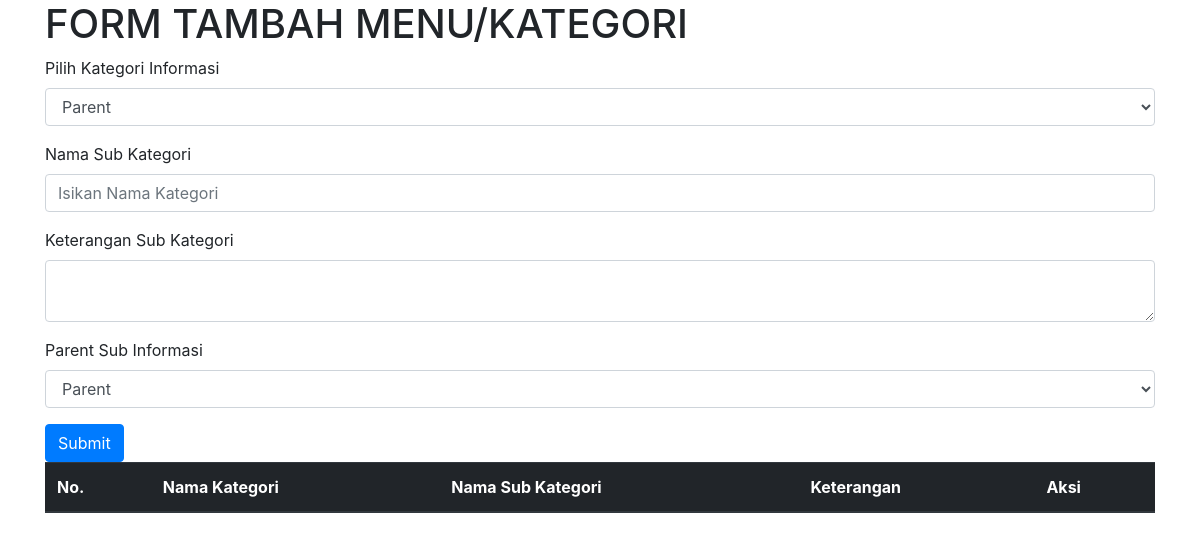
The page /index.php/admin/informasi/sub_kategori on the database as committed earlier.
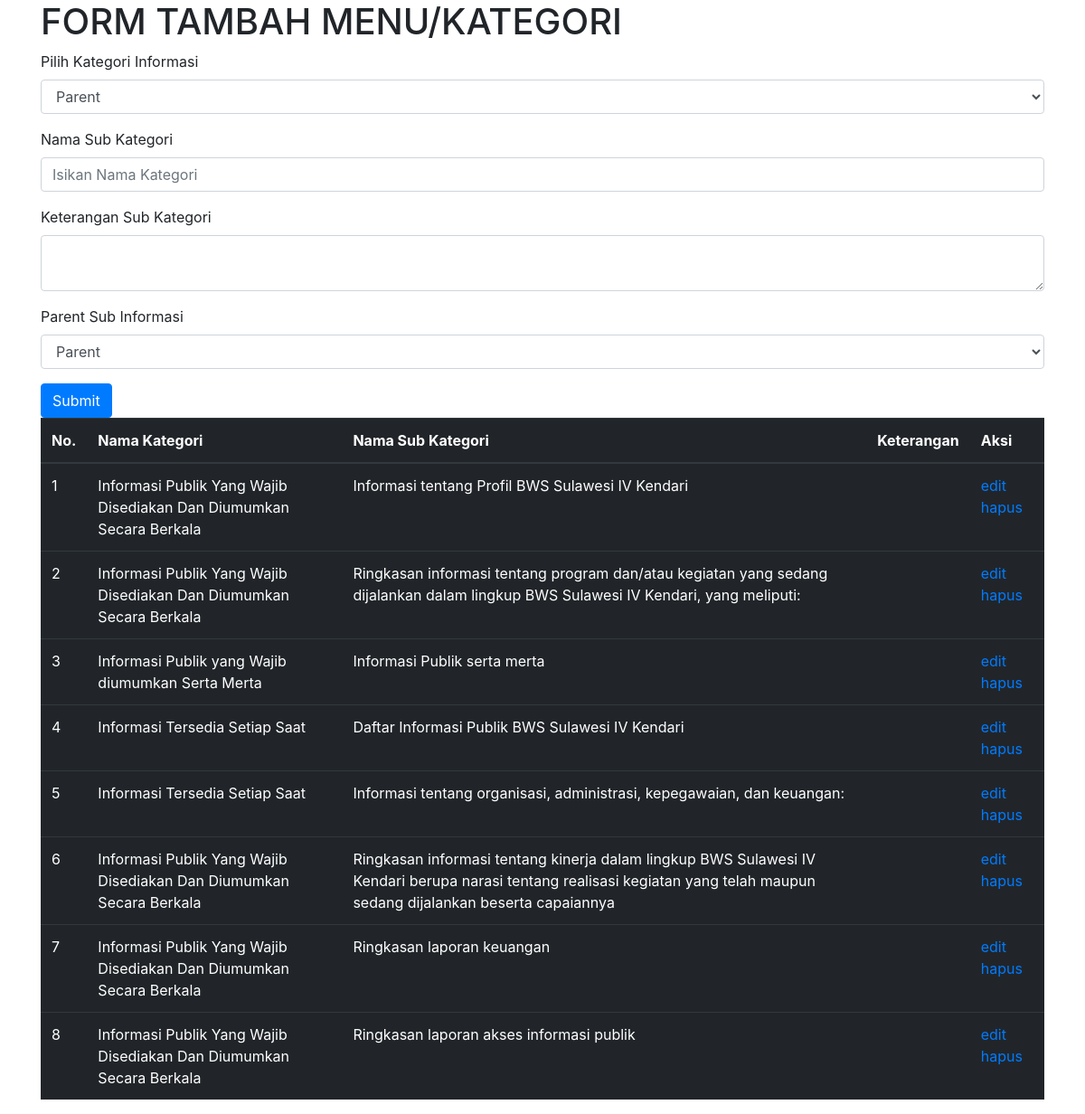
The same page on the database as committed later.
### tables this page shows
CREATE TABLE `t_informasi` (
  `id_informasi` int(10) UNSIGNED NOT NULL,
  `id_menu` int(10) UNSIGNED DEFAULT NULL,
  `judul_informasi` varchar(200) DEFAULT NULL,
  `keterangan_informasi` text NOT NULL,
  `informasi_parent` int(10) UNSIGNED DEFAULT NULL
);

CREATE TABLE `t_menu` (
  `id_menu` int(11) UNSIGNED NOT NULL,
  `nama_menu` varchar(100) NOT NULL,
  `menu_seo` varchar(100) NOT NULL,
  `urutan` int(11) NOT NULL,
  `parent_menu` int(11) UNSIGNED DEFAULT NULL,
  `keterangan_menu` text
);

### application/controllers/admin/informasi.php (called while the page is built, shortened)
<?php
class Informasi extends CI_Controller {
	function __construct(){
		$this->load->model('adminModel');
	}
	public function sub_kategori()
	{
		$data['dataSubKategori'] = $this->adminModel->showSubKategori();
		$this->load->view('admin/informasi-subkategori-tambah', $data);
	}
}

### index.php (called while the page is built, shortened)
<?php
require_once BASEPATH.'core/CodeIgniter.php';

### application/models/adminModel.php (called while the page is built, shortened)
<?php if ( ! defined('BASEPATH')) exit('No direct script access allowed');
class adminModel extends CI_model {
	public function showSubKategori()
	{
		$query = "SELECT * FROM t_menu INNER JOIN t_informasi ON t_menu.id_menu = t_informasi.id_menu WHERE parent_menu IS NOT NULL AND informasi_parent IS NULL";
		return $this->db->query($query);
	}
}

### application/views/admin/informasi-subkategori-tambah.php (the view, shortened to what this page needs)
<!doctype html>
<html lang="en">
  <head>
    <link rel="stylesheet" href="https://maxcdn.bootstrapcdn.com/bootstrap/4.0.0/css/bootstrap.min.css">
  </head>
  <body>
    <div class="container">
      <h1>FORM TAMBAH MENU/KATEGORI</h1>
      <?php echo form_open_multipart('admin/sub_kategori_proses', 'class="form-horizontal"', 'role="form"');
      ?>
        <div class="form-group">
          <label for="inputParentSubKategori">Pilih Kategori Informasi</label>
          <select class="form-control" id="inputParentSubKategori" name="inputParentSubKategori">
            <option>Parent</option>
          </select>
        </div>
        <div class="form-group">
          <label for="inputNamaSubKategori">Nama Sub Kategori</label>
          <input type="text" class="form-control" id="inputNamaSubKategori" name="inputNamaSubKategori" placeholder="Isikan Nama Kategori">
        </div>
        <div class="form-group">
          <label for="inputKeteranganSubKategori">Keterangan Sub Kategori</label>
          <textarea id="inputKeteranganSubKategori" name="inputKeteranganSubKategori" class="form-control"></textarea>
        </div>
        <div class="form-group">
          <label for="inputParent">Parent Sub Informasi</label>
          <select class="form-control" id="inputParent" name="inputParent">
            <option>Parent</option>
          </select>
        </div>
        <button type="submit" class="btn btn-primary">Submit</button>
      </form>
    </div>
    <div class="container">
      <table class="table table-dark">
        <thead>
          <th>No.</th>
          <th>Nama Kategori</th>
          <th>Nama Sub Kategori</th>
          <th>Keterangan</th>
          <th>Aksi</th>
        </thead>
        <tbody>
          <?php
            $i=1;
            foreach ($dataSubKategori->result() as $row) {
              ?>
              <tr>
                <td><?= $i++ ?></td>
                <td><?= $row->nama_menu ?></td>
                <td><?= $row->judul_informasi ?></td>
                <td><?= $row->keterangan_menu ?></td>
                <td>
                  <a href="">edit</a>
                  <a href="">hapus</a>
                </td>
              </tr>
              <?php
            }
          ?>
        </tbody>
      </table>
    </div>
  </body>
</html>

Rows that differ between the two databases and show on the page:
added t_informasi: id_menu.nama_menu "Informasi Publik Yang Wajib Disediakan Dan Diumumkan Secara Berkala", judul_informasi "Informasi tentang Profil BWS Sulawesi IV Kendari"
added t_informasi: id_menu.nama_menu "Informasi Publik Yang Wajib Disediakan Dan Diumumkan Secara Berkala", judul_informasi "Ringkasan informasi tentang program dan/atau kegiatan yang sedang dijalankan dalam lingkup BWS Sulawesi IV Kendari, yang meliputi:"
added t_informasi: id_menu.nama_menu "Informasi Publik yang Wajib diumumkan Serta Merta", judul_informasi "Informasi Publik serta merta"
added t_informasi: id_menu.nama_menu "Informasi Tersedia Setiap Saat", judul_informasi "Daftar Informasi Publik BWS Sulawesi IV Kendari"
added t_informasi: id_menu.nama_menu "Informasi Tersedia Setiap Saat", judul_informasi "Informasi tentang organisasi, administrasi, kepegawaian, dan keuangan:"
added t_informasi: id_menu.nama_menu "Informasi Publik Yang Wajib Disediakan Dan Diumumkan Secara Berkala", judul_informasi "Ringkasan informasi tentang kinerja dalam lingkup BWS Sulawesi IV Kendari berupa narasi tentang realisasi kegiatan yang telah maupun sedang dijalankan beserta capaiannya"
added t_informasi: id_menu.nama_menu "Informasi Publik Yang Wajib Disediakan Dan Diumumkan Secara Berkala", judul_informasi "Ringkasan laporan keuangan"
added t_informasi: id_menu.nama_menu "Informasi Publik Yang Wajib Disediakan Dan Diumumkan Secara Berkala", judul_informasi "Ringkasan laporan akses informasi publik"
